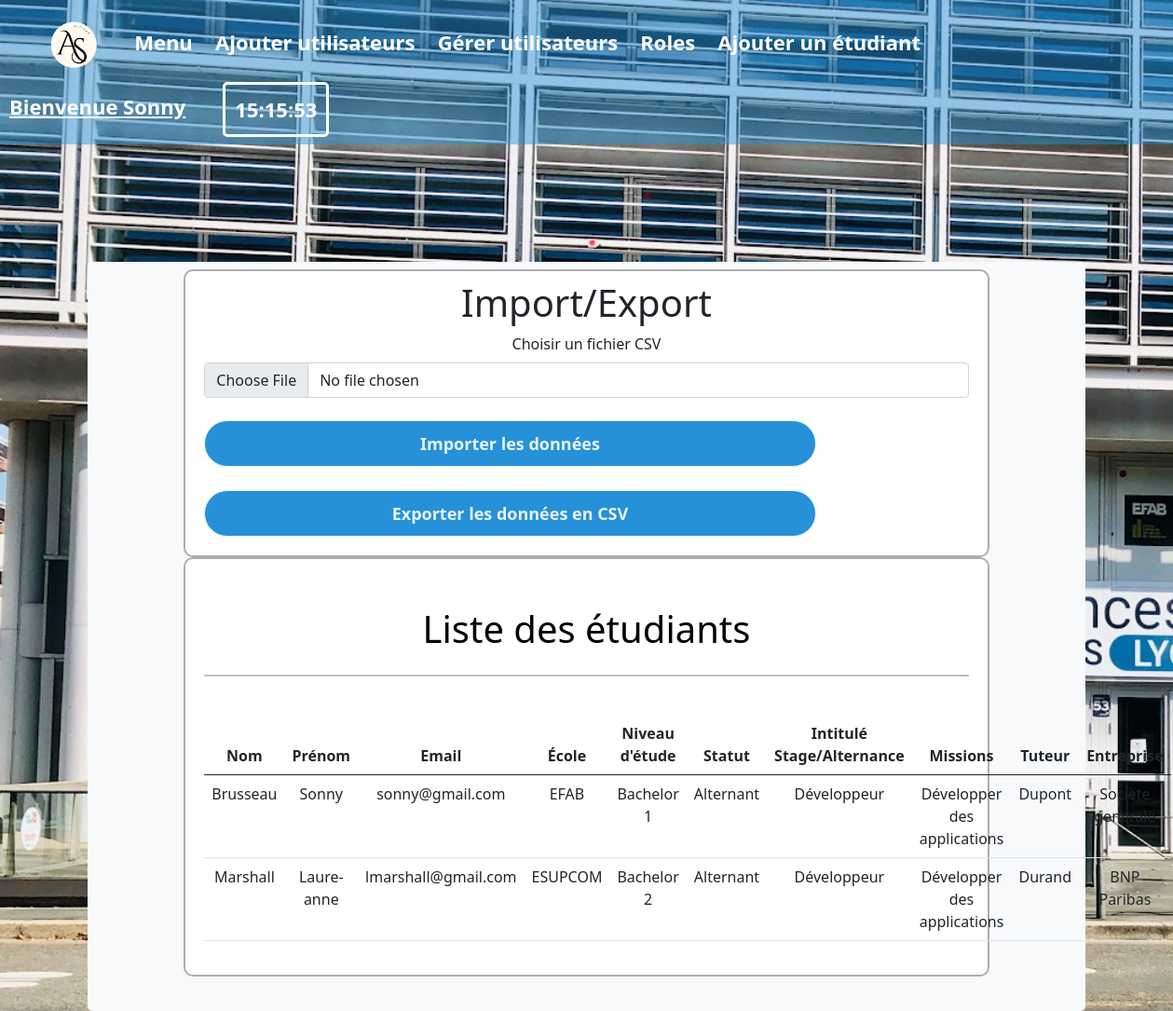
The app's page /etudiants.php (signed in) with its own data.
### tables this page shows
CREATE TABLE IF NOT EXISTS `utilisateurs` (
    `id_utilisateur` INT NOT NULL AUTO_INCREMENT,
    `email` VARCHAR(50) DEFAULT NULL,
    `mdp` VARCHAR(50) DEFAULT NULL,
    `nom` VARCHAR(50) DEFAULT NULL,
    `prenom` VARCHAR(50) DEFAULT NULL,
    `id_role` INT NOT NULL,
    PRIMARY KEY (`id_utilisateur`),
    FOREIGN KEY (`id_role`) REFERENCES `roles`(`id_role`)
);

CREATE TABLE IF NOT EXISTS `etudiants` (
    `id_etudiant` INT NOT NULL AUTO_INCREMENT,
    `email` VARCHAR(50) DEFAULT NULL,
    `nom` VARCHAR(50) DEFAULT NULL,
    `prenom` VARCHAR(50) DEFAULT NULL,
    `ecole` INT NOT NULL,
    `niveau_etude` INT NOT NULL,
    `statut` VARCHAR(50) DEFAULT NULL,
    `intitule_stage_alternance` TEXT NOT NULL,
    `missions` TEXT NOT NULL,
    `tuteur` INT NOT NULL,
    `entreprise` INT NOT NULL,
    PRIMARY KEY (`id_etudiant`),
    FOREIGN KEY (`ecole`) REFERENCES `ecoles`(`id_ecole`),
    FOREIGN KEY (`niveau_etude`) REFERENCES `niveau_etude`(`id_niveau_etude`),
    FOREIGN KEY (`tuteur`) REFERENCES `tuteur`(`id_tuteur`),
    FOREIGN KEY (`entreprise`) REFERENCES `entreprise`(`id_entreprise`)
);

CREATE TABLE IF NOT EXISTS `ecoles` (
    `id_ecole` INT PRIMARY KEY AUTO_INCREMENT,
    `nom_ecole` VARCHAR(50) NOT NULL UNIQUE
);

CREATE TABLE IF NOT EXISTS `niveau_etude` (
    `id_niveau_etude` INT PRIMARY KEY AUTO_INCREMENT,
    `nom_niveau_etude` VARCHAR(50) NOT NULL UNIQUE
);

CREATE TABLE IF NOT EXISTS `tuteur` (
    `id_tuteur` INT PRIMARY KEY AUTO_INCREMENT,
    `nom_tuteur` VARCHAR(50) NOT NULL UNIQUE,
    `entreprise_tuteur` INT NOT NULL,
    FOREIGN KEY (`entreprise_tuteur`) REFERENCES `entreprise`(`id_entreprise`)
);

CREATE TABLE IF NOT EXISTS `entreprise` (
    `id_entreprise` INT PRIMARY KEY AUTO_INCREMENT,
    `nom_entreprise` VARCHAR(50) NOT NULL UNIQUE
);

### etudiants.php (the view, shortened to what this page needs)
<!doctype html>
<html lang="fr">
<head>
    <link href="class1.css?<?php echo time(); ?>" rel="stylesheet">
    <link href="https://cdn.jsdelivr.net/npm/bootstrap@5.0.0-beta1/dist/css/bootstrap.min.css" rel="stylesheet">
</head>
<body class="bodyAdmin">
    <nav class="navbar navbar-default navbar-fixed-top">
        <div class="navbar-header">
            <a name="home" class="navLogo"
            href="home.php" style=""><img src="logo.png" class="logo"></img></a>
            <a class="navA" href="DirecteurCRE.php">Menu</a>
            <a class="navA" href="adminAddUtilisateur.php">Ajouter utilisateurs</a>
            <a class="navA" href="adminUtilisateur.php">Gérer utilisateurs</a>
            <a class="navA" href="adminRole.php">Roles</a>
            <a class="navA" href="adminAddStudent.php">Ajouter un étudiant</a>
        </div>
        <div class="divTime">
            <?php
                if(isset($_SESSION['email'])) {
                    $email = $_SESSION['email'];
                    $db = mysqli_connect('localhost', 'root', '', 'alt_sup_project');
                    $sqlSelect = "SELECT prenom FROM utilisateurs WHERE email = '$email'";
                    $result = mysqli_query($db, $sqlSelect);
                    if(mysqli_num_rows($result) > 0) {
                        $row = mysqli_fetch_assoc($result);
                        $username = $row['prenom'];
                        echo "<a class='name'>Bienvenue $username</a>";
                    }
                    else {
                        echo "Utilisateur inconnu";
                    }
                }
                else {
                    header("Location: home.php");
                    exit();
                }
            ?>
            <?php
                echo "<a class='time' id='clock'></a>";
            ?>
        </div>
    </nav>
    <div class="containerAdmin text-center">
        <div class="divAdminMenu bg-light">
            <div class="col">
                <h1>Import/Export</h1>
                <form action="import.php" method="post" enctype="multipart/form-data">
                    <div class="mb-3">
                        <label for="csv_file" class="form-label">Choisir un fichier CSV</label>
                        <input type="file" name="csv_file" id="csv_file" class="form-control" required>
                    </div>
                    <div class="button" style="margin-top: 3%; width: 80%;">
                         <a href="export.php"><input type="submit" name="submit" value="Importer les données">
                    </div>
                </form>
            <div class="texte-center">
            <div class="button" style="margin-top: 3%; width: 80%;">
                <a href="export.php"><input type="submit" name="submit" value="Exporter les données en CSV">
            </div>
            </div>
            </div>
            <div class="col">
                <div class="divTitle">
                    <h1>Liste des étudiants</h1>
                </div>
                <table class="table">
                    <thead>
                        <tr>
                            <th>Nom</th>
                            <th>Prénom</th>
                            <th>Email</th>
                            <th>École</th>
                            <th>Niveau d'étude</th>
                            <th>Statut</th>
                            <th>Intitulé Stage/Alternance</th>
                            <th>Missions</th>
                            <th>Tuteur</th>
                            <th>Entreprise</th>
                        </tr>
                    </thead>
                    <tbody>
                        <?php
                            $db = new PDO('mysql:host=localhost;dbname=alt_sup_project;charset=utf8mb4', 'root', '');
                            $etudiantData = $db->query("SELECT etudiants.*, ecoles.nom_ecole, niveau_etude.nom_niveau_etude, tuteur.nom_tuteur, entreprise.nom_entreprise
                                                        FROM etudiants
                                                        LEFT JOIN ecoles ON etudiants.ecole = ecoles.id_ecole
                                                        LEFT JOIN niveau_etude ON etudiants.niveau_etude = niveau_etude.id_niveau_etude
                                                        LEFT JOIN tuteur ON etudiants.tuteur = tuteur.id_tuteur
                                                        LEFT JOIN entreprise ON etudiants.entreprise = entreprise.id_entreprise
                                                        ORDER BY etudiants.nom")->fetchAll();
                            foreach ($etudiantData as $row) {
                                echo "<tr>
                                    <td>".$row['nom']."</td>
                                    <td>".$row['prenom']."</td>
                                    <td>".$row['email']."</td>
                                    <td>".$row['nom_ecole']."</td>
                                    <td>".$row['nom_niveau_etude']."</td>
                                    <td>".$row['statut']."</td>
                                    <td>".$row['intitule_stage_alternance']."</td>
                                    <td>".$row['missions']."</td>
                                    <td>".$row['nom_tuteur']."</td>
                                    <td>".$row['nom_entreprise']."</td>
                                </tr>";
                            }
                        ?>
                    </tbody>
                </table>
            </div>
        </div>
    </div>
</body>
</html>

### class1.css (style rules this page uses)
input[type="submit"] { width: 100%; height: 50px; border: 1px solid; background: #2691d9; border-radius: 25px; font-size: 18px; color: #e9f4fb; cursor: pointer; outline: none; font-weight: 700; }
.navbar { padding: 20px 10px 20px 0px; background-color: #2691d979; transition: all ease 0.4s; z-index: 1; }
.navA { font-size: 22px; font-weight: 600; color: white; text-align: center; padding: 10px; text-decoration: none; transition: all 0.5s ; border-radius: 5px; }
.navbar-header { margin-left: 30px; }
.navLogo { font-size: 22px; color: white; text-align: center; padding: 10px; text-decoration: none; transition: all 0.5s ; border-radius: 5px; }
.name { font-size: 22px; font-weight: 600; color: white; padding: 10px; margin-right: 30px; text-decoration: underline; float: left; }
.time { font-size: 22px; color: white; padding: 10px; text-align: right; text-decoration: none; font-weight: 700; border: solid; border-radius: 5px; float: right; }
.divTime { margin-right: 30px; }
.logo { width: 80px; }
.bodyAdmin { margin: 0; padding: 0; height: 100%; background-image: url("CampusSciencesU.jpeg"); background-size: cover; }
.containerAdmin { border-radius: 5px; justify-content: center; align-items: center; display: flex; }
.divAdminMenu { margin-top: 10%; background: #b4b4b4; padding-bottom: 3%; padding-left: 5%; padding-right: 5%; border-radius: 5px; width: 85%; }
.divTitle { margin-bottom: 5%; margin-top: 5%; border-bottom: solid silver 2px; border-width: 100%; }
.divTitle h1 { margin-bottom: 3%; }
.divAdminMenu a { color: black; text-decoration: none; }
.divAdminMenu .col-md-4, .divAdminMenu .col-md-3, .divAdminMenu .col { border-radius: 10px; border: solid #adadad 2px; padding-top: 10px; padding-bottom: 20px; padding-left: 20px; padding-right: 20px; margin-left: 40px; margin-right: 40px; background: white; }
table { border: 5px; border-color: #adadad; }

### records on screen
utilisateurs: prenom "Sonny"
etudiants: nom "Brusseau", prenom "Sonny", email "sonny@gmail.com", ecoles.nom_ecole "EFAB", niveau_etude.nom_niveau_etude "Bachelor 1", statut "Alternant", intitule_stage_alternance "Développeur", missions "Développer des applications", tuteur.nom_tuteur "Dupont", entreprise.nom_entreprise "Societe generale"
etudiants: nom "Marshall", prenom "Laure-anne", email "lmarshall@gmail.com", ecoles.nom_ecole "ESUPCOM", niveau_etude.nom_niveau_etude "Bachelor 2", statut "Alternant", intitule_stage_alternance "Développeur", missions "Développer des applications", tuteur.nom_tuteur "Durand", entreprise.nom_entreprise "BNP Paribas"
